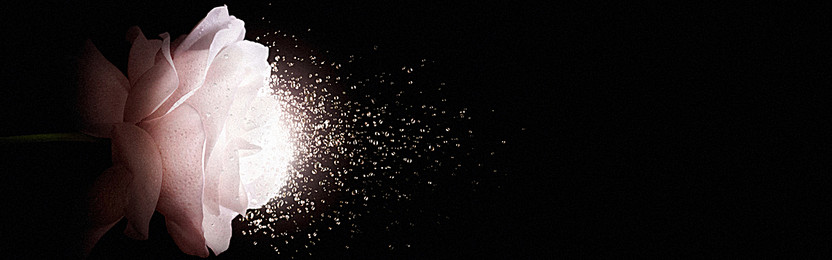
#> input picture Image_P/roseBackground.jpg, 832 x 260 px
$ python task3.py
#> lines starting #> are read from the running program, lines starting #| are printed output that depends on the picture
import cv2
import numpy as np
import matplotlib.pyplot as plt

def display(img1,img2):
   plt.figure('Background Elimination')
   plt.subplot(121), plt.imshow(cv2.cvtColor(img1, cv2.COLOR_BGR2RGB)), plt.title('With Background')
   plt.xticks([]), plt.yticks([])
   plt.subplot(122), plt.imshow(cv2.cvtColor(img2, cv2.COLOR_BGR2RGB)), plt.title('Without Background')
   plt.xticks([]), plt.yticks([])
   plt.show()
def modify(img1,img2):
   flag = False
   dif = cv2.subtract(img2,img1)
   #cv2.imshow('demo',d)
   return dif
if __name__== '__main__':
   img1 = cv2.imread('roseBackground.jpg',0)
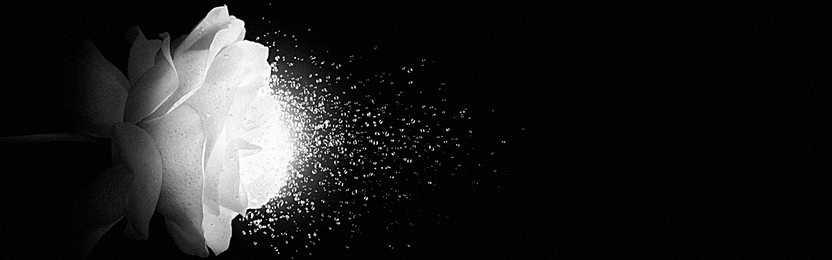
#> img1: shape (260, 832); min 0, max 255, mean 30.8
   x,y = img1.shape
#> x = 260; y = 832
   img2 = np.ones((x,y,1),np.uint8)*255
   display(img1,modify(img1,img2))
#> in modify, `dif = cv2.subtract(img2,img1)`:
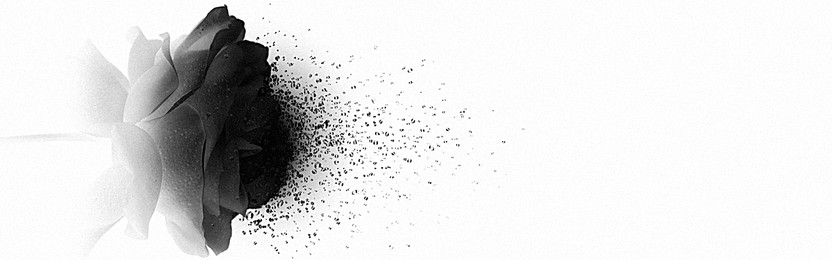
#> dif: shape (260, 832); min 0, max 255, mean 224.2
#> in modify, `dif = cv2.subtract(img2,img1)`: img2: shape (260, 832, 1); every value is 255
#> in display, `plt.show()`:
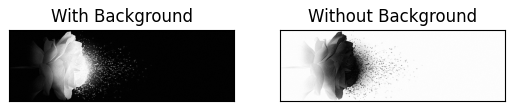
#> figure drawn by matplotlib, 2 panels
   cv2.waitKey()
